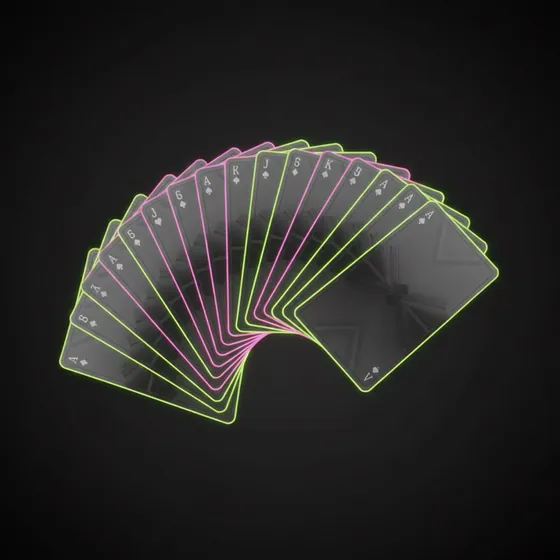
#> input picture img/asset-cards.webp, 560 x 560 px
$ python -i event_covers.py   (imports and definitions only)
#> lines starting #> are read from the running program, lines starting #| are printed output that depends on the picture
# -*- coding: utf-8 -*-
"""Обложки событий: фото города + крупный текст (как афиши у TheGamblest).

На странице обложка собирается из HTML/CSS (фото города под градиентом, поверх — даты,
название, город), а для соцсетей и мессенджеров нужна готовая картинка: og:image
1200×630 печём здесь через Pillow в img/events/og/<slug>.jpg. Шрифты сайта лежат в
server/assets/fonts (вариативные Bricolage Grotesque и Golos Text).

Фото городов: img/events/city/<город>.jpg — фирменные генерирует
scripts/event_city_photos.py (Vertex), запасные докачивает краулер из Википедии.
"""
from __future__ import annotations

import os
import re
from datetime import date

ROOT = os.path.dirname(os.path.dirname(os.path.abspath(__file__)))
FONT_DIR = os.path.join(ROOT, "server", "assets", "fonts")
OG_DIR = os.path.join(ROOT, "img", "events", "og")
W, H = 1200, 630
ACID = (60, 240, 194)
PINK = (255, 95, 193)
INK = (244, 244, 246)
INK_DIM = (200, 204, 210)

MONTHS_RU = ["янв", "фев", "мар", "апр", "мая", "июн", "июл", "авг", "сен", "окт", "ноя", "дек"]
MONTHS_RU_FULL = ["Январь", "Февраль", "Март", "Апрель", "Май", "Июнь", "Июль", "Август",
                  "Сентябрь", "Октябрь", "Ноябрь", "Декабрь"]
MONTHS_EN = ["Jan", "Feb", "Mar", "Apr", "May", "Jun", "Jul", "Aug", "Sep", "Oct", "Nov", "Dec"]
MONTHS_EN_FULL = ["January", "February", "March", "April", "May", "June", "July", "August",
                  "September", "October", "November", "December"]


# [86 lines left out: functions _d, format_dates, month_title, day_title, _font, _wrap, not called in this run]


def _background(photo_path: str):
#> called with photo_path = '../img/asset-cards.webp'
    from PIL import Image, ImageFilter
    if photo_path and os.path.exists(photo_path):
        im = Image.open(photo_path).convert("RGB")
#> im is the input picture: PIL image 560x560 RGB; mean R, G, B 40.7, 40.1, 38.1
        scale = max(W / im.width, H / im.height)
#> scale = 2.14
        im = im.resize((max(W, round(im.width * scale)), max(H, round(im.height * scale))), Image.LANCZOS)
#> im: PIL image 1200x1200 RGB
        left = (im.width - W) // 2
#> left = 0
        top = (im.height - H) // 2
#> top = 285
        im = im.crop((left, top, left + W, top + H))
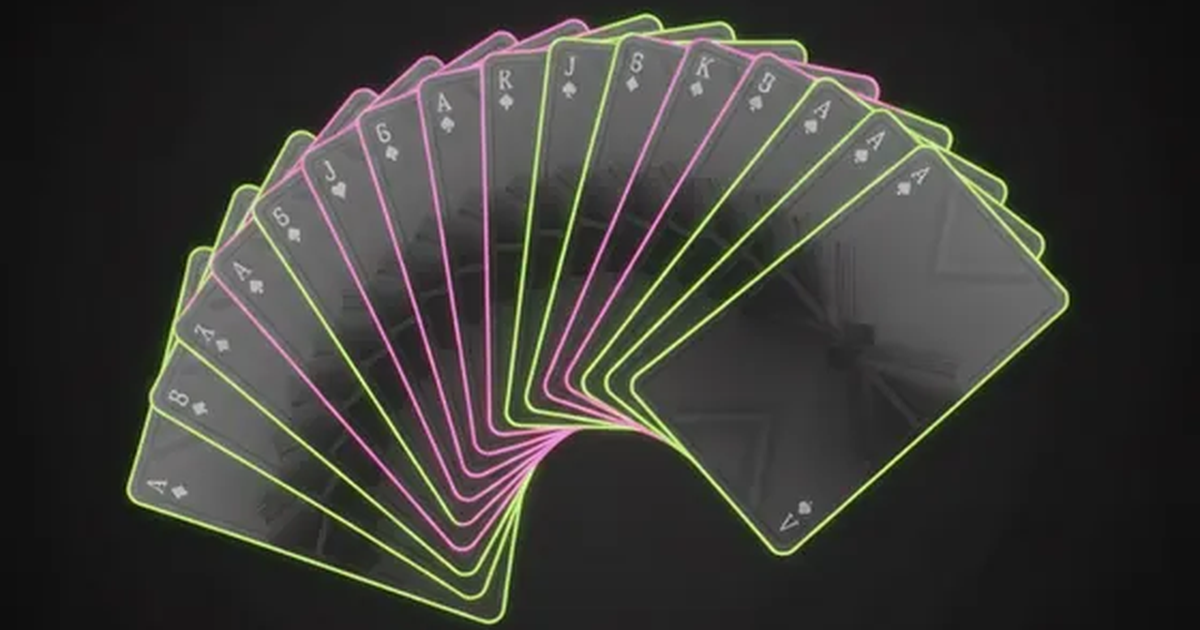
#> im: PIL image 1200x630 RGB; mean R, G, B 59.6, 58.6, 54.8
        return im
    # без фото — фирменный тёмный градиент с неоновыми пятнами
    im = Image.new("RGB", (W, H), (14, 20, 18))
    glow = Image.new("RGB", (W, H), (14, 20, 18))
    from PIL import ImageDraw
    g = ImageDraw.Draw(glow)
    g.ellipse((W - 520, -260, W + 160, 300), fill=(26, 70, 58))
    g.ellipse((-260, H - 240, 320, H + 260), fill=(70, 28, 56))
    glow = glow.filter(ImageFilter.GaussianBlur(120))
    return Image.blend(im, glow, 0.9)


# [58 lines left out: function make_og, not called in this run]


def og_path(slug: str) -> str:
    return os.path.join(OG_DIR, f"{slug}.jpg")


def og_url(slug: str) -> str:
    return f"/img/events/og/{slug}.jpg" if slug and os.path.exists(og_path(slug)) else ""


# [12 lines left out: function make_og_for_event, not called in this run]

>>> result = _background('../img/asset-cards.webp')

$ run again, on img/asset-roulette.webp
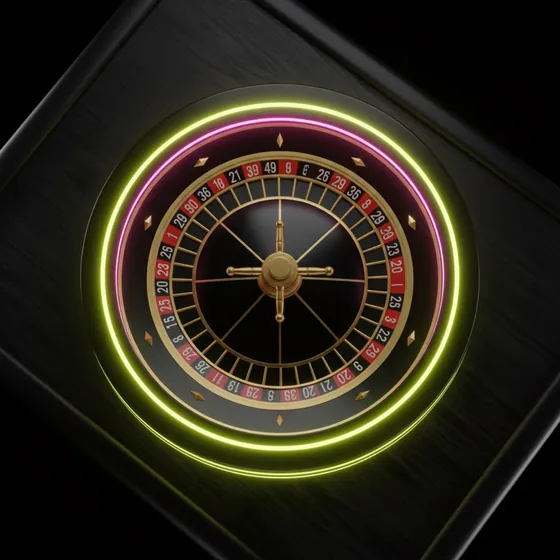
#> input picture img/asset-roulette.webp, 560 x 560 px
#> in _background, im is the input picture: PIL image 560x560 RGB; mean R, G, B 43.6, 38.5, 26.7
#> in _background, `im = im.crop((left, top, left + W, top + H))`:
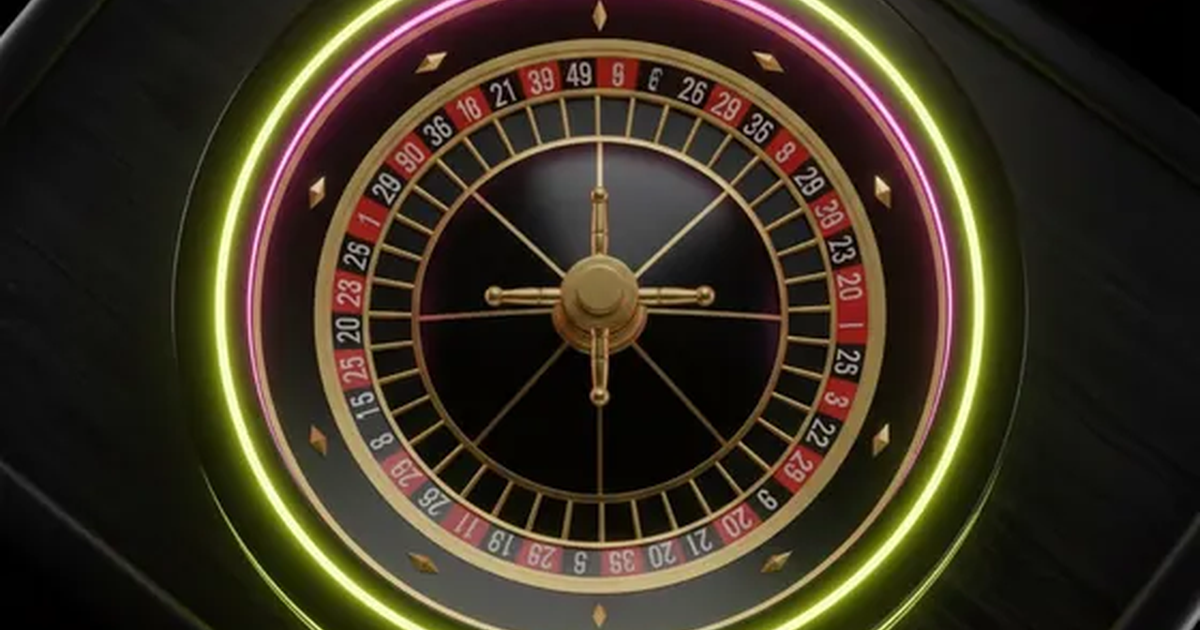
#> im: PIL image 1200x630 RGB; mean R, G, B 57.9, 48.7, 34

$ run again, on img/blog-affiliate-manager-career.webp
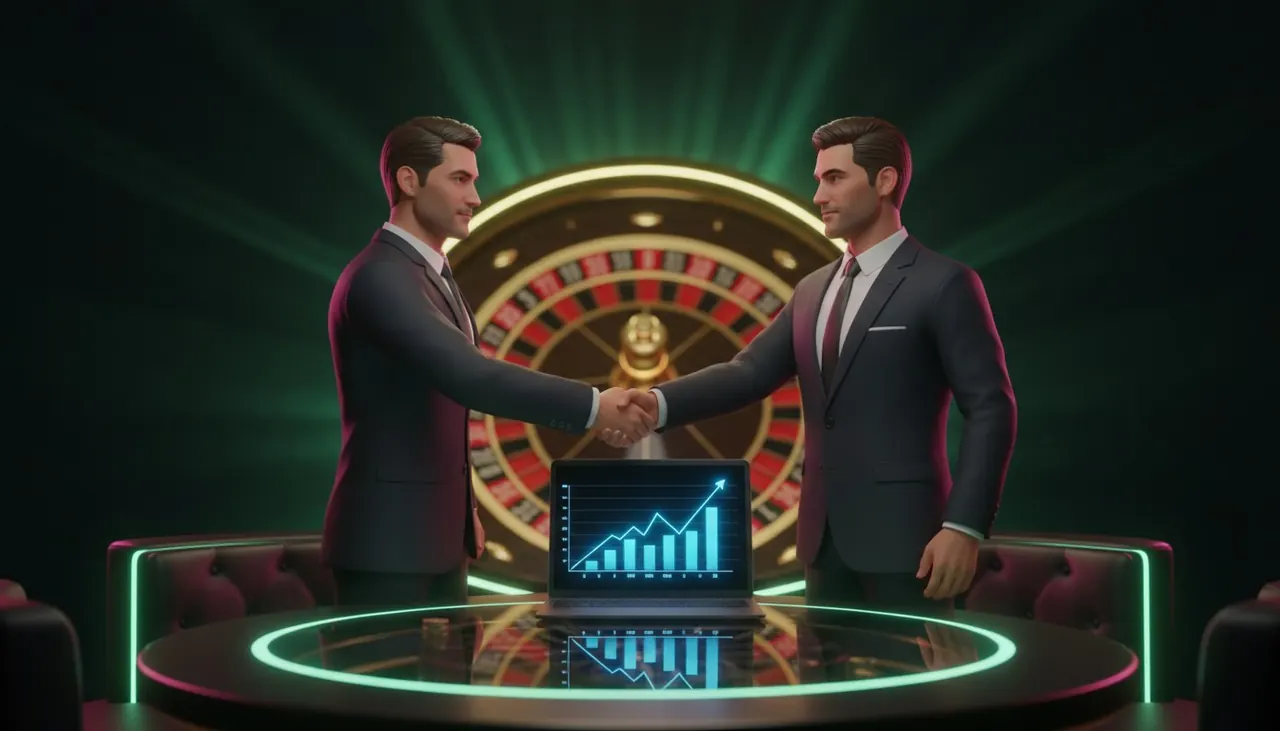
#> input picture img/blog-affiliate-manager-career.webp, 1280 x 731 px
#> in _background, im is the input picture: PIL image 1280x731 RGB; mean R, G, B 38.1, 43.3, 36.1
#> in _background, `im = im.crop((left, top, left + W, top + H))`:
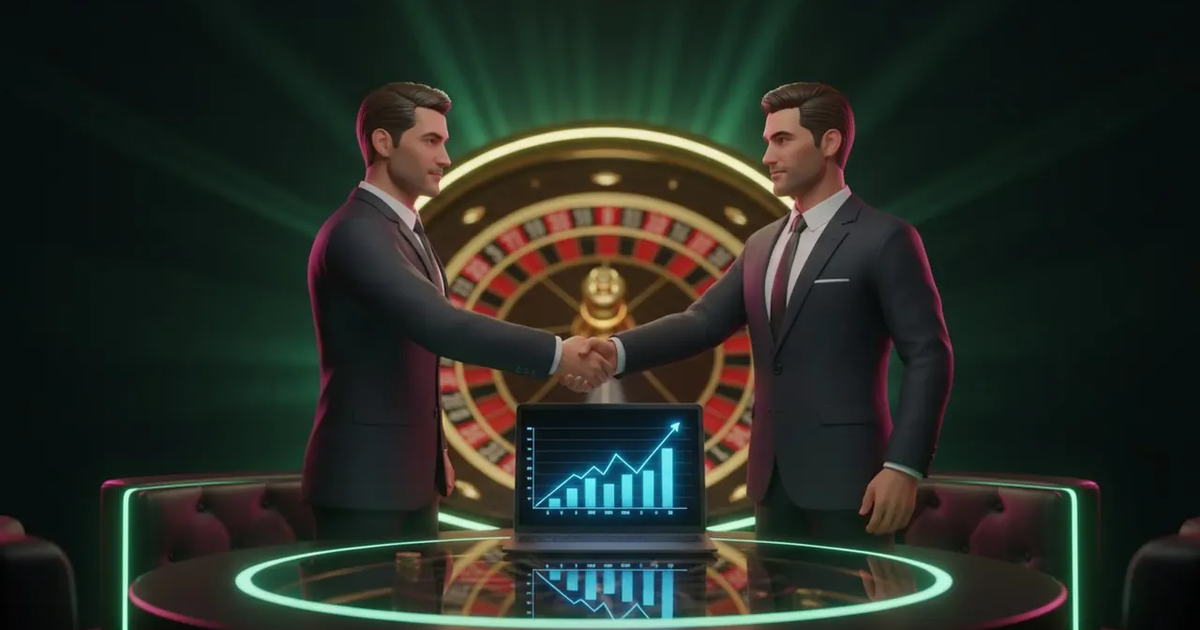
#> im: PIL image 1200x630 RGB; mean R, G, B 39, 44.3, 37

$ run again, on img/blog-bonus-manager-career.webp
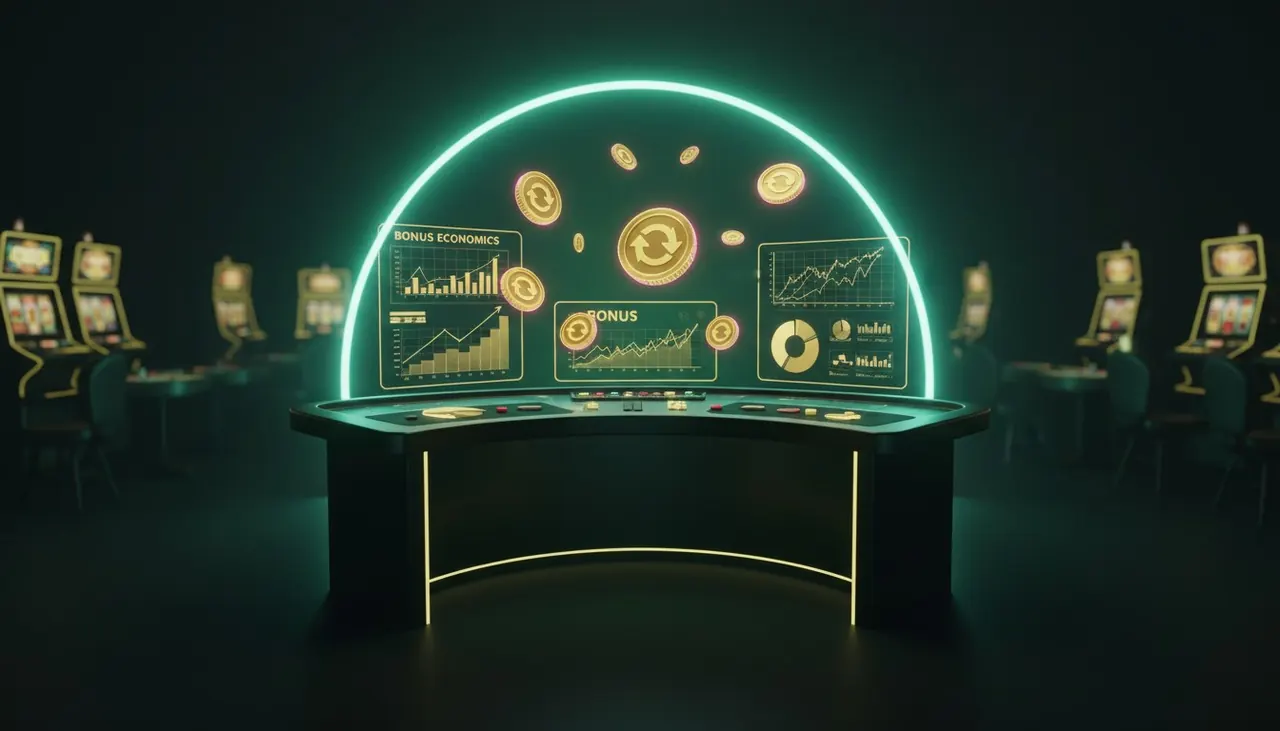
#> input picture img/blog-bonus-manager-career.webp, 1280 x 731 px
#> in _background, im is the input picture: PIL image 1280x731 RGB; mean R, G, B 31.6, 50.3, 40.7
#> in _background, `im = im.crop((left, top, left + W, top + H))`:
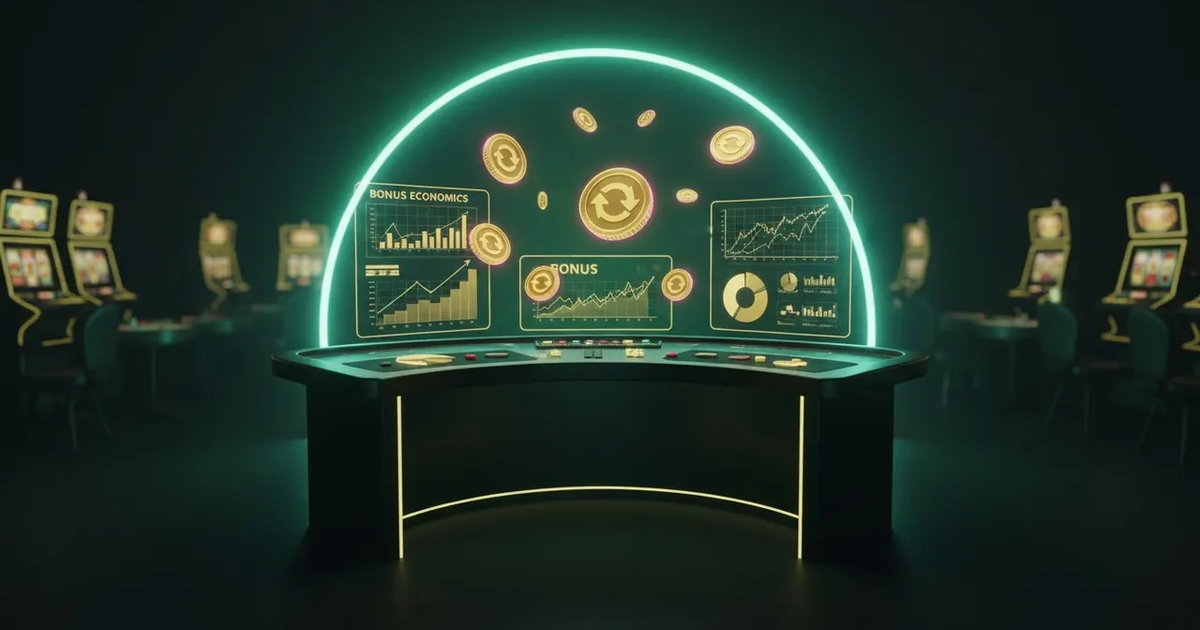
#> im: PIL image 1200x630 RGB; mean R, G, B 33, 52.3, 42.1
